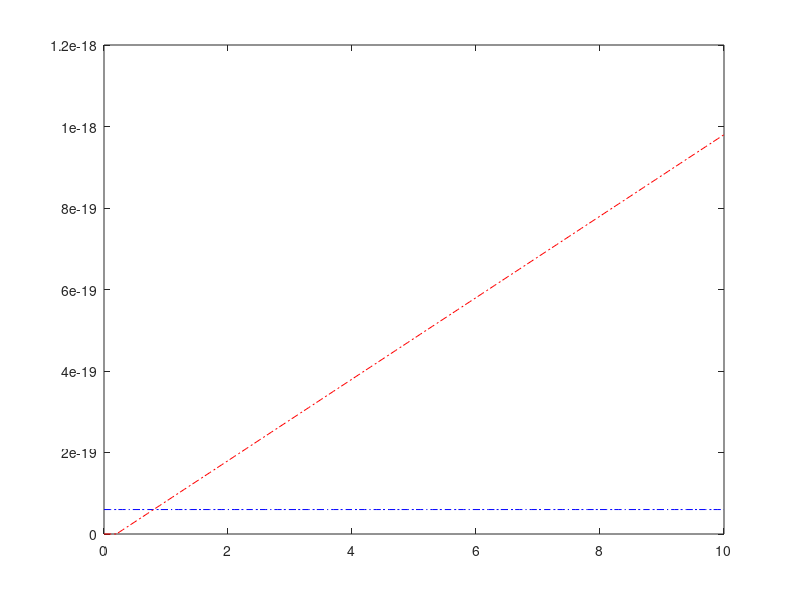

The MATLAB script that drew this image:
% Mohamed Rabie
% 25.11.2014
% this script makes the xsection-file for the Ramp-model
clear all
close all
clc
A = 10^-10;
energy = [0 : 0.1 : 10]';

sigma = 6*A^2*ones(size(energy));
data = [energy  sigma];

plot(energy,sigma,'b-.')
save('elastic.txt','data','-ascii')

sigma = max(0,10*A^2*(energy-0.2)); 

data = [energy  sigma];
hold on
plot(energy,sigma,'r-.')
save('inelastic.txt','data','-ascii')
